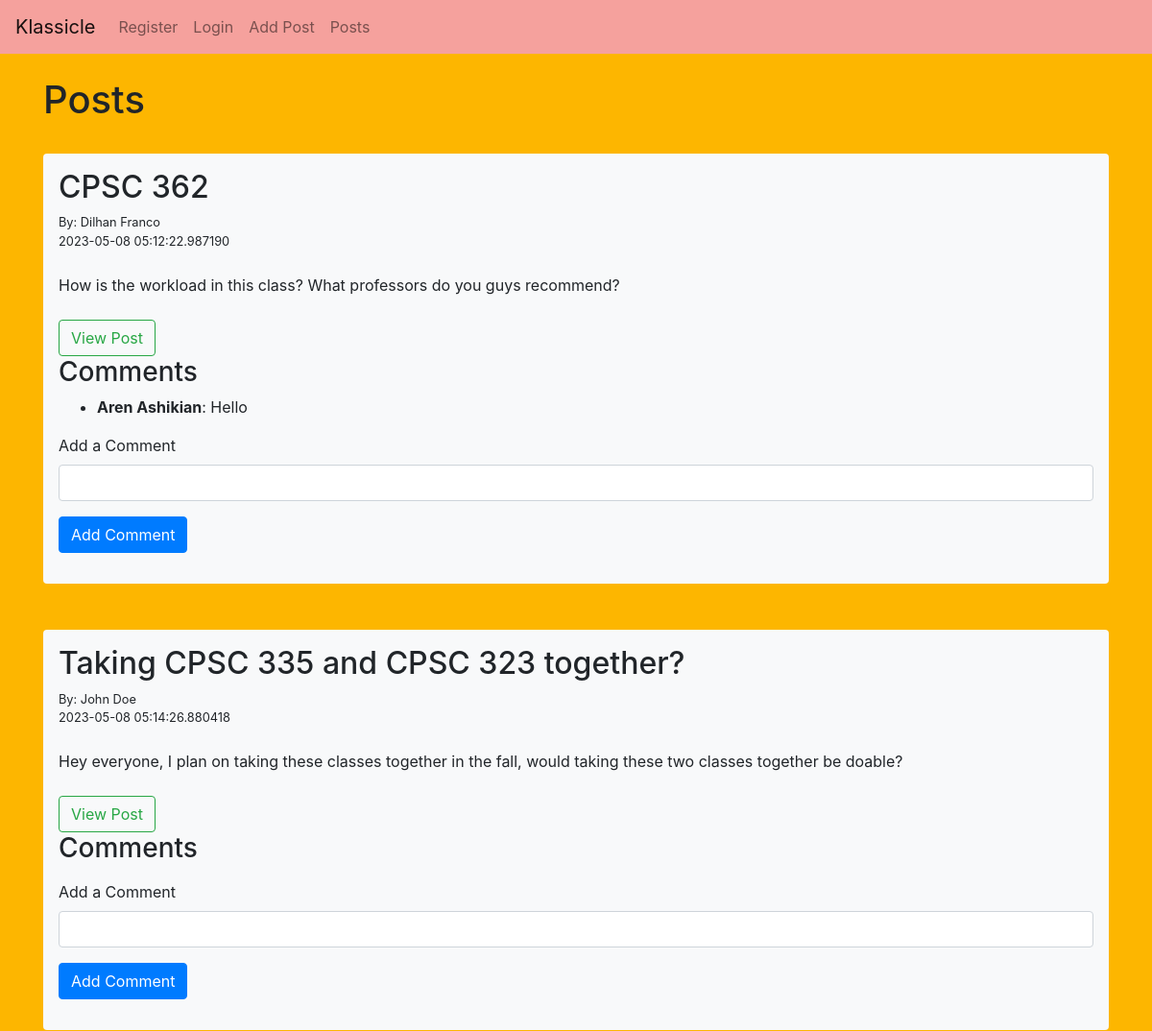
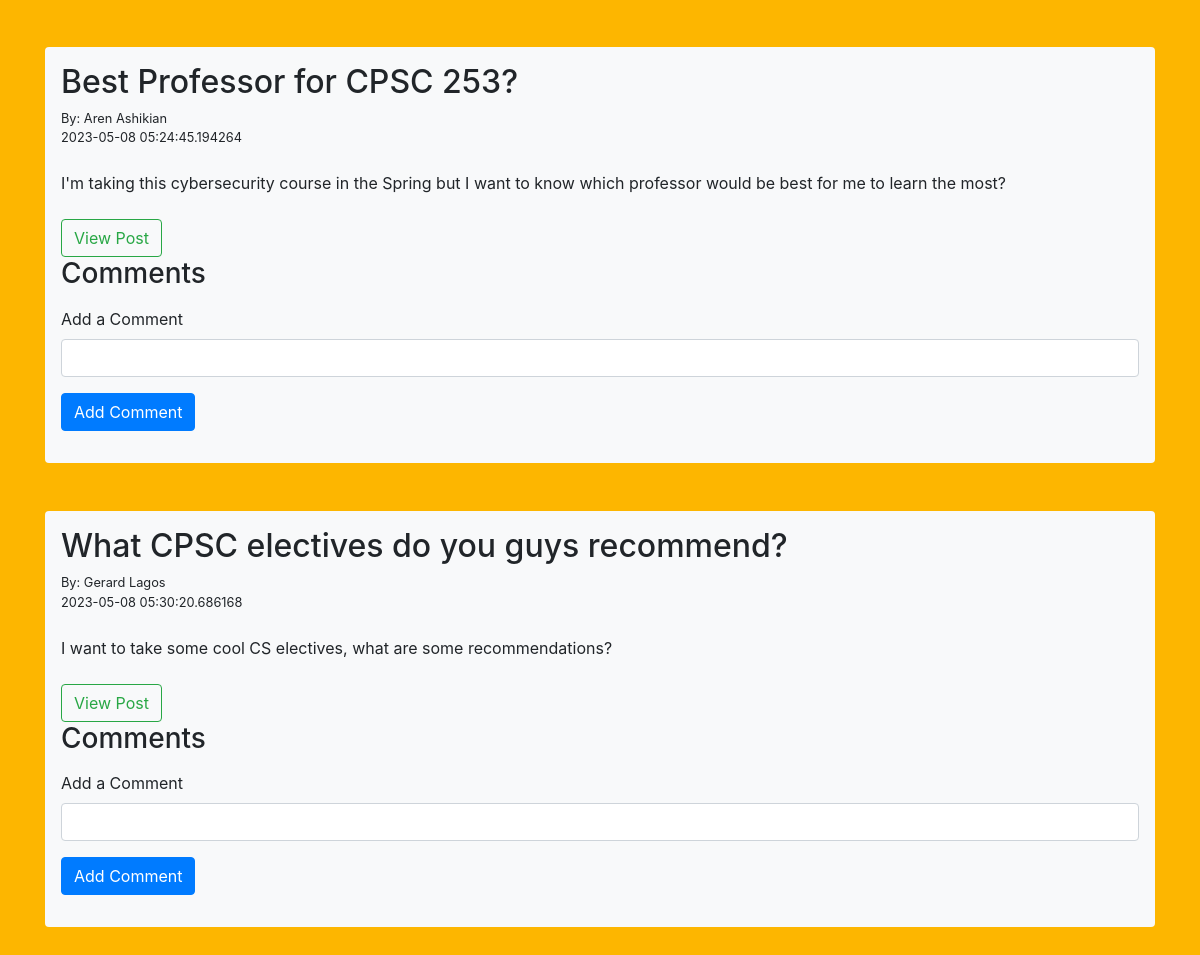
The page /posts on the database its author committed (2 pictures, top to bottom).
### app.py (models this page shows, shortened)
class Posts(db.Model):
    id = db.Column(db.Integer, primary_key=True)
    title = db.Column(db.String(255))
    content = db.Column(db.Text)
    date_posted = db.Column(db.DateTime, default=datetime.utcnow)
    poster_id = db.Column(db.Integer, db.ForeignKey('users.id'))
    comments = db.relationship('Comment', backref='post', lazy='dynamic')

class Users(db.Model, UserMixin):
    id = db.Column(db.Integer, primary_key=True)
    name = db.Column(db.String(200), nullable=False)
    email = db.Column(db.String(200), nullable=False, unique=True)
    date_added = db.Column(db.DateTime, default=datetime.utcnow)
    password_hash = db.Column(db.String(128))
    posts = db.relationship('Posts', backref='poster')
    @property
    def password(self):
        raise AttributeError('Password is not a readable attribute!')

class Comment(db.Model):
    id = db.Column(db.Integer, primary_key=True)
    text = db.Column(db.Text, nullable=False)
    user_id = db.Column(db.Integer, db.ForeignKey('users.id'), nullable=False)
    post_id = db.Column(db.Integer, db.ForeignKey('posts.id'), nullable=False)
    timestamp = db.Column(db.DateTime, default=datetime.utcnow)
    user = db.relationship('Users', backref='comments')

### app.py (the view)
@app.route('/posts')
def posts():
    posts = Posts.query.order_by(Posts.date_posted).all()
    form = CommentForm()  # You need to create the CommentForm
    comments = {}
    for post in posts:
        comments[post.id] = Comment.query.filter_by(post_id=post.id).all()
    return render_template("posts.html", posts=posts, form=form, comments=comments)

### webforms.py
class CommentForm(FlaskForm):
    text = StringField("Comment", validators=[DataRequired()])
    submit = SubmitField("Submit")

### templates/posts.html (shortened to what this page needs)
{% extends 'base.html' %}
{% block content %}
<h1>Posts</h1>
<br/>
{% for post in posts %}
    <div class="shadow p-3 mb-5 bg-light rounded">
        <h2>{{ post.title }}</h2>
        <small>By: {{ post.poster.name }}<br/>
        {{ post.date_posted }}</small><br/><br/>
        {{ post.content }}<br/><br/>
        <a href="{{ url_for('post', id=post.id) }}" class="btn btn-outline-success">View Post</a>
        <div class="comments">
            <h3>Comments</h3>
            <ul>
                {% for comment in post.comments %}
                    <li>
                        <strong>{{ comment.user.name }}</strong>: {{ comment.text }}
                    </li>
                {% endfor %}
            </ul>
        </div>
        <form method="POST" action="{{ url_for('add_comment', id=post.id) }}">
            <div class="form-group">
                <label for="text">Add a Comment</label>
                {{ form.text(class="form-control", id="text") }}
            </div>
            <button type="submit" class="btn btn-primary">Add Comment</button>
        </form>
    </div>
{% endfor %}
{% endblock %}

### templates/base.html (shortened to what this page needs)
<html lang="en">
    <head>
      <link rel="stylesheet" href="https://cdn.jsdelivr.net/npm/bootstrap@4.0.0/dist/css/bootstrap.min.css">
      <script src="https://cdn.jsdelivr.net/npm/bootstrap@4.0.0/dist/js/bootstrap.min.js"></script> </head>
        <body style = "background-color:#FDB600">
            {% include 'navbar.html' %}
            <br/>
            <div class="container">
                {% block content %}
                {% endblock %}
            </div>
        </body>
  </html>

### templates/navbar.html (shortened to what this page needs)
<nav class="navbar navbar-expand-lg navbar-light" style = "background-color: #f5a19d;">
  <a class="navbar-brand" href="{{ url_for('index') }}">Klassicle</a>
  <div class="collapse navbar-collapse" id="navbarNav">
    <ul class="navbar-nav">
      {% if current_user.is_authenticated %}
        <li class="nav-item">
          <a class="nav-link" href="{{ url_for('dashboard') }}">Dashboard</a>
        </li>
        <li class="nav-item">
          <a class="nav-link" href="{{ url_for('logout') }}">Logout</a>
        </li>
      {% else %}
        <li class="nav-item">
          <a class="nav-link" href="{{ url_for('add_user') }}">Register</a>
        </li>
        <li class="nav-item">
          <a class="nav-link" href="{{ url_for('login') }}">Login</a>
        </li>
      {% endif %}
      <li class="nav-item">
        <a class="nav-link" href="{{ url_for('add_post') }}">Add Post</a>
      </li>
      <li class="nav-item">
        <a class="nav-link" href="{{ url_for('posts') }}">Posts</a>
      </li>
    </ul>
  </div>
</nav>

### rows shown on the page
Posts: title "CPSC 362", poster.name "Dilhan Franco", date_posted "2023-05-08 05:12:22.987190", content "How is the workload in this class? What professors do you guys recommend?"
Comment: user.name "Aren Ashikian", text "Hello"
Posts: title "Taking CPSC 335 and CPSC 323 together?", poster.name "John Doe", date_posted "2023-05-08 05:14:26.880418", content "Hey everyone, I plan on taking these classes together in the fall, would taking these two classes together be doable?"
Posts: title "Best Professor for CPSC 253?", poster.name "Aren Ashikian", date_posted "2023-05-08 05:24:45.194264", content "I'm taking this cybersecurity course in the Spring but I want to know which professor would be best for me to learn the most?"
Posts: title "What CPSC electives do you guys recommend?", poster.name "Gerard Lagos", date_posted "2023-05-08 05:30:20.686168", content "I want to take some cool CS electives, what are some recommendations?"
